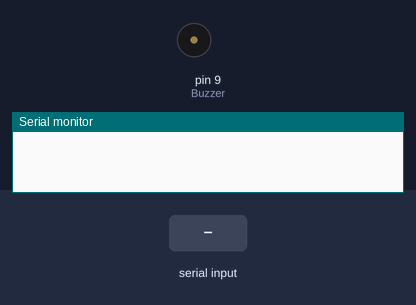
A sketch run on a simulated Arduino Uno, built with avr-gcc and run on an emulated ATmega328P. Parts: buzzer (waves = sounding, pin HIGH), the last lines printed to the serial monitor. The inputs (shaded band) are chosen by the test bench.

Above: at 1.3 s.
1.4 s: "1" received over the second serial link
At 2.5 s:
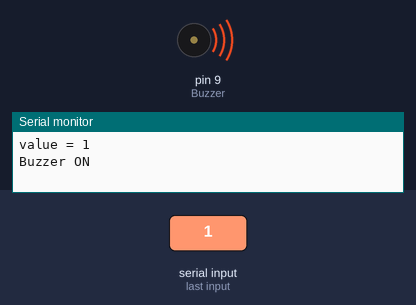
2.9 s: "2" received over the second serial link
At 3.6 s:
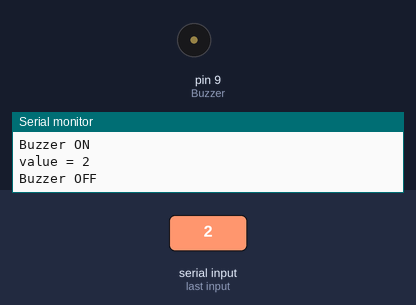
Timing chart, 0 to 5.9 s (numbered marks = the images above; inputs shaded):
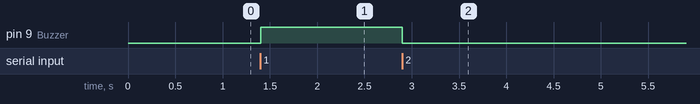

Measured:
- after the input at 1.4 s, pin 9 (Buzzer): LOW → HIGH at once
- after the input at 2.9 s, pin 9 (Buzzer): HIGH → LOW at once

The sketch:

challenge_C25-1.ino
```cpp
#include <SoftwareSerial.h>
#define Buzzer 9


SoftwareSerial bt(2,3); // RX/TX 핀 설정/ 시리얼 통신 객체 생성
/*아두이노 수신 핀에는 HC-06의 발신핀(TX)연결
 아두이노 발신 핀에는 HC-06의 수신핀(RX)연결*/

void setup() {
Serial.begin(9600); // 통신 속도 및 시작
delay(100);
bt.begin(9600); // softwareSerial 통신 속도 및 시작
pinMode(9,OUTPUT);
}

void loop() {
  char value;

  if(bt.available())
  {
    value = (char)bt.read();

    Serial.print("value = ");
    Serial.println(value);
    delay(1);

    if(value == '1')
    {
      Serial.println("Buzzer ON");
      digitalWrite(Buzzer,HIGH);
    }

    if(value == '2')
    {
      Serial.println("Buzzer OFF");
      digitalWrite(Buzzer,LOW);
    }
  }
}
```
